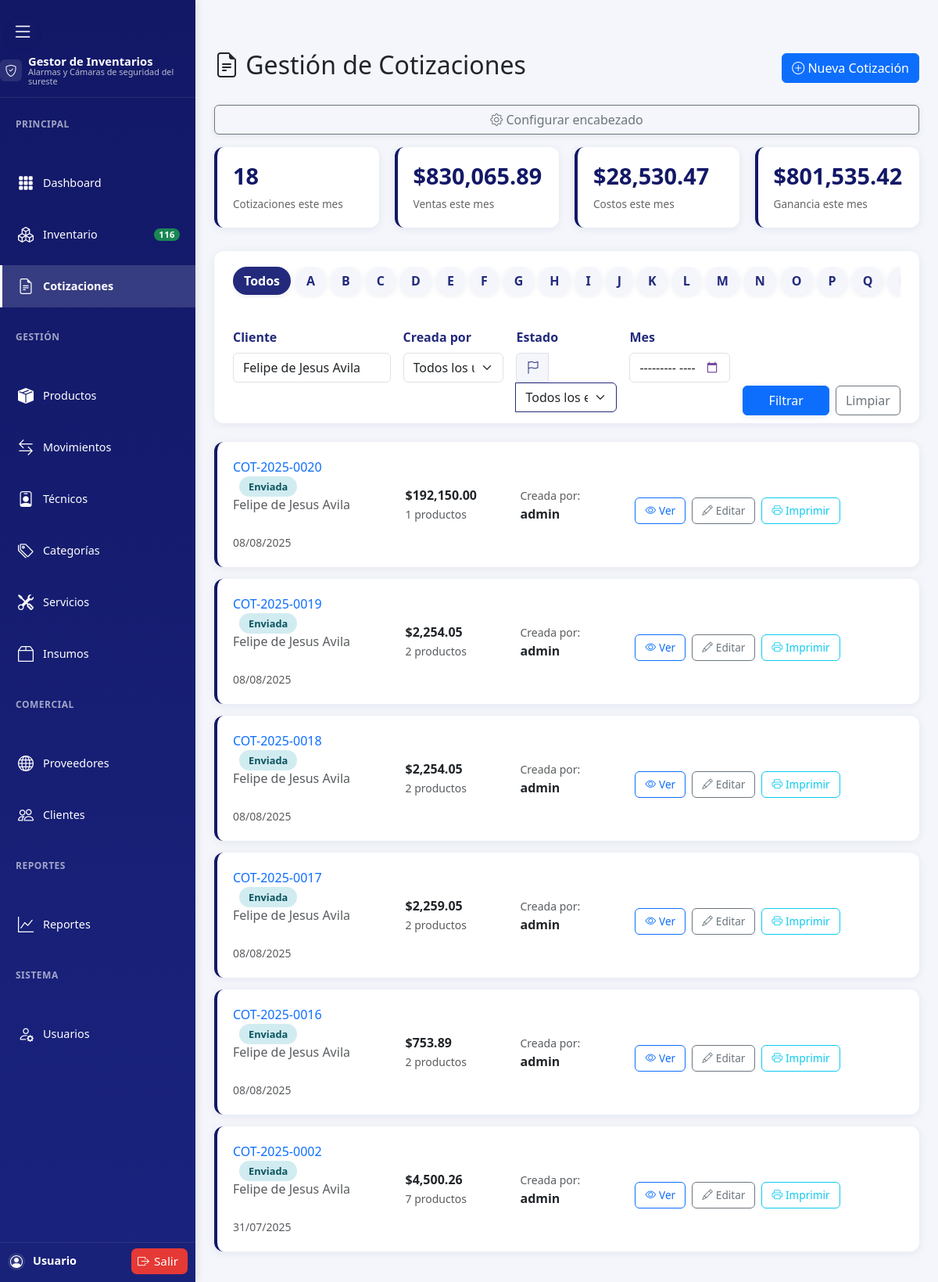
Screenshot of /cotizaciones/index.php?cliente=Felipe+de+Jesus+Avila (signed in) with the database file from the repository.
### tables this page shows
CREATE TABLE `cotizaciones` (
  `cotizacion_id` int(11) NOT NULL,
  `numero_cotizacion` varchar(20) NOT NULL,
  `cliente_id` int(11) NOT NULL,
  `fecha_cotizacion` date DEFAULT NULL,
  `validez_dias` int(11) DEFAULT NULL,
  `subtotal` decimal(10,2) DEFAULT NULL,
  `descuento_porcentaje` decimal(5,2) DEFAULT NULL,
  `descuento_monto` decimal(10,2) DEFAULT NULL,
  `total` decimal(10,2) DEFAULT NULL,
  `condiciones_pago` text DEFAULT NULL,
  `observaciones` text DEFAULT NULL,
  `estado_id` int(11) NOT NULL,
  `user_id` int(11) DEFAULT NULL,
  `created_at` timestamp NOT NULL DEFAULT current_timestamp(),
  `updated_at` timestamp NOT NULL DEFAULT current_timestamp() ON UPDATE current_timestamp()
);

CREATE TABLE `est_cotizacion` (
  `est_cot_id` int(11) NOT NULL,
  `nombre_estado` varchar(50) NOT NULL
);

CREATE TABLE `clientes` (
  `cliente_id` int(11) NOT NULL,
  `nombre` varchar(100) NOT NULL,
  `telefono` varchar(20) DEFAULT NULL,
  `ubicacion` varchar(100) DEFAULT NULL,
  `email` varchar(100) DEFAULT NULL
);

CREATE TABLE `users` (
  `user_id` int(11) NOT NULL,
  `username` varchar(50) NOT NULL,
  `email` varchar(100) NOT NULL,
  `password` varchar(255) NOT NULL,
  `first_name` varchar(50) DEFAULT NULL,
  `last_name` varchar(50) DEFAULT NULL,
  `phone` varchar(20) DEFAULT NULL,
  `role_id` int(11) NOT NULL,
  `custom_permissions` longtext DEFAULT NULL CHECK (json_valid(`custom_permissions`)),
  `is_active` tinyint(1) DEFAULT 1,
  `last_login` timestamp NULL DEFAULT NULL,
  `created_at` timestamp NOT NULL DEFAULT current_timestamp(),
  `updated_at` timestamp NOT NULL DEFAULT current_timestamp() ON UPDATE current_timestamp()
);

### cotizaciones/index.php (the view, shortened to what this page needs)
<?php
require_once '../connection.php';
$filtro_cliente = isset($_GET['cliente']) ? trim($_GET['cliente']) : '';
$filtro_mes = isset($_GET['mes']) ? $_GET['mes'] : '';
$cotizaciones_por_pagina = 20;
$pagina_actual = isset($_GET['pagina']) ? max(1, intval($_GET['pagina'])) : 1;
$offset = ($pagina_actual - 1) * $cotizaciones_por_pagina;
$mostrar_solo_mes_actual = false;
$where_conditions = [];
$params = [];
$param_types = '';
if ($filtro_cliente) {
    $where_conditions[] = "cl.nombre LIKE ?";
    $params[] = "%$filtro_cliente%";
    $param_types .= 's';
}
$where_clause = !empty($where_conditions) ? 'WHERE ' . implode(' AND ', $where_conditions) : '';
$query = "
    SELECT
        c.*,
        u.username as usuario_nombre,
        cl.nombre as cliente_nombre_real,
        cl.telefono as cliente_telefono_real,
        cl.ubicacion as cliente_direccion_real,
        COUNT(cp.cotizacion_producto_id) as total_productos,
        SUM(cp.precio_total) as subtotal_productos,
        ec.nombre_estado as estado
    FROM cotizaciones c
    LEFT JOIN users u ON c.user_id = u.user_id
    LEFT JOIN clientes cl ON c.cliente_id = cl.cliente_id
    LEFT JOIN cotizaciones_productos cp ON c.cotizacion_id = cp.cotizacion_id
    LEFT JOIN est_cotizacion ec ON c.estado_id = ec.est_cot_id
    $where_clause
    GROUP BY c.cotizacion_id
    ORDER BY c.created_at DESC
    LIMIT $cotizaciones_por_pagina OFFSET $offset
";
$stmt = $mysqli->prepare($query);
if (!empty($params)) {
    $stmt->bind_param($param_types, ...$params);
}
$stmt->execute();
$cotizaciones = $stmt->get_result();
$mes_stats_inicio = '';
$mes_stats_fin = '';
$mes_mostrado = '';
if ($filtro_mes) {
    $mes_stats_inicio = $filtro_mes . '-01';
    $mes_stats_fin = date('Y-m-t', strtotime($mes_stats_inicio));
    $meses_esp = [
        'January' => 'Enero', 'February' => 'Febrero', 'March' => 'Marzo',
        'April' => 'Abril', 'May' => 'Mayo', 'June' => 'Junio',
        'July' => 'Julio', 'August' => 'Agosto', 'September' => 'Septiembre',
        'October' => 'Octubre', 'November' => 'Noviembre', 'December' => 'Diciembre'
    ];
    $fecha_temp = DateTime::createFromFormat('Y-m', $filtro_mes);
    $mes_eng = $fecha_temp->format('F Y');
    $mes_mostrado = str_replace(array_keys($meses_esp), array_values($meses_esp), $mes_eng);
} else {
    $mes_stats_inicio = date('Y-m-01');
    $mes_stats_fin = date('Y-m-t');
    $mes_mostrado = 'este mes';
}
$stats_query = "
    SELECT
        COUNT(*) as total_cotizaciones,
        SUM(CASE WHEN estado_id != 4 THEN total ELSE 0 END) as total_valor,
        AVG(CASE WHEN estado_id != 4 THEN total ELSE NULL END) as promedio_valor
    FROM cotizaciones
    WHERE estado_id != 4
    AND fecha_cotizacion BETWEEN '$mes_stats_inicio' AND '$mes_stats_fin'
";
$stats_result = $mysqli->query($stats_query);
$stats = $stats_result->fetch_assoc();
$costos_query = "
    SELECT
        SUM(
            CASE
                WHEN p.tipo_gestion = 'bobina' THEN
                    (p.cost_price / 305) * cp.cantidad
                ELSE
                    p.cost_price * cp.cantidad
            END
        ) as costo_total_productos
    FROM cotizaciones c
    LEFT JOIN cotizaciones_productos cp ON c.cotizacion_id = cp.cotizacion_id
    LEFT JOIN products p ON cp.product_id = p.product_id
    WHERE c.estado_id != 4
    AND c.fecha_cotizacion BETWEEN '$mes_stats_inicio' AND '$mes_stats_fin'
    AND p.cost_price IS NOT NULL
";
$costos_result = $mysqli->query($costos_query);
$costo_total_mes = $costos_result->fetch_assoc()['costo_total_productos'] ?? 0;
$ganancia_mes = ($stats['total_valor'] ?? 0) - $costo_total_mes;
?>
<!DOCTYPE html>
<html lang="es">
<head>
    <link rel="stylesheet" href="../assets/css/style.css">
    <link rel="stylesheet" href="https://cdn.jsdelivr.net/npm/bootstrap-icons@1.11.3/font/bootstrap-icons.css">
    <link href="https://cdn.jsdelivr.net/npm/bootstrap@5.3.2/dist/css/bootstrap.min.css" rel="stylesheet">
</head>
<body>
    <?php include '../includes/sidebar.php'; ?>
    <main class="main-content">
        <div class="d-flex justify-content-between align-items-center mb-4">
            <h2><i class="bi bi-file-earmark-text"></i> Gestión de Cotizaciones</h2>
            <div>
                <a href="crear.php" class="btn btn-primary">
                    <i class="bi bi-plus-circle"></i> Nueva Cotización
                </a>
            </div>
        </div>
        <div class="d-flex justify-content-end mb-3">
            <button class="btn btn-outline-secondary" id="btnConfigEncabezado"><i class="bi bi-gear"></i> Configurar encabezado</button>
        </div>
        <div id="estadisticasContainer">
            <div class="stats-cards">
                <div class="stat-card">
                    <h3><?= $stats['total_cotizaciones'] ?></h3>
                    <p>Cotizaciones <?= $mes_mostrado ?></p>
                </div>
                <div class="stat-card">
                    <h3>$<?= number_format($stats['total_valor'] ?? 0, 2) ?></h3>
                    <p>Ventas <?= $mes_mostrado ?></p>
                </div>
                <div class="stat-card">
                    <h3>$<?= number_format($costo_total_mes, 2) ?></h3>
                    <p>Costos <?= $mes_mostrado ?></p>
                </div>
                <div class="stat-card">
                    <h3>$<?= number_format($ganancia_mes, 2) ?></h3>
                    <p>Ganancia <?= $mes_mostrado ?></p>
                </div>
            </div>
        </div>
        <div class="filtros-container">
            <form method="GET" class="row g-3 flex-grow-1" id="formFiltrosCotizaciones" autocomplete="off" style="width:100%;">
                <div class="col-12">
                    <div class="abc-bar" id="abcBar">
                        <button type="button" class="abc-btn" data-letra="" id="btnLetraTodos">Todos</button>
                        <?php foreach (range('A', 'Z') as $letra): ?>
                            <button type="button" class="abc-btn" data-letra="<?= $letra ?>" id="btnLetra<?= $letra ?>"><?= $letra ?></button>
                        <?php endforeach; ?>
                    </div>
                </div>
                <div class="col-md-3 col-12">
                    <label class="form-label">Cliente</label>
                    <input type="text" name="cliente" id="filtroCliente" class="form-control" value="<?= htmlspecialchars($filtro_cliente) ?>" placeholder="Buscar por cliente">
                </div>
                <div class="col-md-2 col-6">
                    <label class="form-label">Creada por</label>
                    <select name="usuario" id="filtroUsuario" class="form-select">
                        <option value="">Todos los usuarios</option>
                    </select>
                </div>
                <div class="col-md-2 col-6">
                    <label class="form-label">Estado</label>
                    <div class="input-group">
                        <span class="input-group-text" style="background:#f4f6fb;color:#232a7c;"><i class="bi bi-flag"></i></span>
                        <select name="estado_id" id="filtroEstado" class="form-select" style="border-color:#232a7c;">
                            <option value="">Todos los estados</option>
                        </select>
                    </div>
                </div>
                <div class="col-md-2 col-6">
                    <label class="form-label">Mes</label>
                    <input type="month" name="mes" id="filtroMes" class="form-control"
                           value="<?= $mostrar_solo_mes_actual ? '' : $filtro_mes ?>"
                           min="2020-01" max="2035-12"
                           title="Selecciona año y mes (2020-2035)">
                </div>
                <div class="col-md-3 col-12 d-flex align-items-end gap-2">
                    <button type="submit" class="btn btn-primary">Filtrar</button>
                    <a href="index.php" class="btn btn-outline-secondary">Limpiar</a>
                </div>
            </form>
        </div>
        <div id="cotizacionesLista">
            <?php include __DIR__ . '/partials/lista.php'; ?>
        </div>
    </main>
    <div class="position-fixed bottom-0 end-0 p-3" style="z-index: 1100">
    </div>
</body>
</html>

### cotizaciones/partials/lista.php (shortened to what this page needs)
<?php if (isset($cotizaciones) && $cotizaciones->num_rows > 0): ?>
    <?php while ($cot = $cotizaciones->fetch_assoc()): ?>
        <div class="cotizacion-card">
            <div class="row align-items-center">
                <div class="col-md-3">
                    <a href="ver.php?id=<?= $cot['cotizacion_id'] ?>" class="text-decoration-none">
                        <?= htmlspecialchars($cot['numero_cotizacion']) ?>
                    </a>
                    <span class="estado-badge estado-<?= strtolower($cot['estado']) ?> ms-2">
                        <?= htmlspecialchars($cot['estado']) ?>
                    </span>
                    <p class="text-muted mb-0"><?= htmlspecialchars($cot['cliente_nombre_real'] ?? $cot['cliente_nombre']) ?></p>
                    <small class="text-muted"><?= htmlspecialchars($cot['cliente_telefono_real'] ?? $cot['cliente_telefono']) ?></small><br>
                    <small class="text-muted"><?= date('d/m/Y', strtotime($cot['fecha_cotizacion'])) ?></small>
                </div>
                <div class="col-md-2">
                    <strong>$<?= number_format($cot['total'], 2) ?></strong>
                    <br><small class="text-muted"><?= $cot['total_productos'] ?> productos</small>
                </div>
                <div class="col-md-2">
                    <small class="text-muted">Creada por:</small><br>
                    <strong><?= htmlspecialchars($cot['usuario_nombre'] ?? 'Sistema') ?></strong>
                </div>
                <div class="col-md-3">
                    <div class="acciones-cotizacion">
                        <a href="ver.php?id=<?= $cot['cotizacion_id'] ?>" class="btn-accion btn btn-outline-primary">
                            <i class="bi bi-eye"></i> Ver
                        </a>
                        <a href="editar.php?id=<?= $cot['cotizacion_id'] ?>" class="btn-accion btn btn-outline-secondary">
                            <i class="bi bi-pencil"></i> Editar
                        </a>
                        <a href="ver.php?id=<?= $cot['cotizacion_id'] ?>&imprimir=1" class="btn-accion btn btn-outline-info" target="_blank">
                            <i class="bi bi-printer"></i> Imprimir
                        </a>
                    </div>
                </div>
            </div>
        </div>
    <?php endwhile; ?>
<?php endif; ?>

### assets/css/style.css (style rules this page uses)
* { margin: 0; padding: 0; box-sizing: border-box; }
body { font-family: 'Montserrat', 'Segoe UI', Tahoma, Geneva, Verdana, sans-serif; background-color: #f4f6fb; color: #232a7c; line-height: 1.6; display: flex; min-height: 100vh; }
.main-content { margin-left: 250px; margin-top: 0; width: calc(100% - 250px); padding: 32px 32px 24px 32px; transition: margin-left 0.25s cubic-bezier(.4,2,.6,1), width 0.25s cubic-bezier(.4,2,.6,1); box-sizing: border-box; }
h2 { text-align: center; margin-bottom: 24px; color: #121866; font-size: 2rem; font-weight: 700; }
form label { display: block; margin: 12px 0 6px; font-weight: 600; color: #121866; }
form input, form select { width: 100%; padding: 11px; border: 1.5px solid #cfd8dc; border-radius: 7px; font-size: 15px; margin-bottom: 4px; background: #f7f9fc; transition: border 0.2s; }
button { width: 100%; margin-top: 22px; padding: 12px; background-color: #121866; color: #fff; border: none; border-radius: 7px; font-size: 17px; font-weight: 600; cursor: pointer; box-shadow: 0 2px 8px rgba(18,24,102,0.08); transition: background-color 0.2s, box-shadow 0.2s; }

### cotizaciones/index.php (style rules this page uses)
body { background: #f4f6fb; }
.main-content { margin-top: 40px; margin-left: 250px; padding: 24px; width: calc(100vw - 250px); box-sizing: border-box; }
.stats-cards { display: grid; grid-template-columns: repeat(auto-fit, minmax(180px, 1fr)); gap: 20px; margin-bottom: 30px; }
.stat-card { background: #fff; border-radius: 12px; padding: 20px; box-shadow: 0 2px 12px rgba(18,24,102,0.07); border-left: 4px solid #121866; }
.stat-card h3 { font-size: 1.8rem; font-weight: 700; color: #121866; margin: 0 0 8px 0; }
.stat-card p { color: #666; margin: 0; font-size: 0.85rem; }
.filtros-container { background: #fff; border-radius: 12px; padding: 20px 24px 10px 24px; margin-bottom: 24px; box-shadow: 0 2px 12px rgba(18,24,102,0.07); display: flex; flex-wrap: wrap; gap: 18px; align-items: end; }
.filtros-container .form-label { font-weight: 600; color: #232a7c; }
.filtros-container .form-select, .filtros-container .form-control { min-width: 120px; }
input[type="month"] { cursor: pointer; }
.cotizacion-card { background: #fff; border-radius: 12px; padding: 20px; margin-bottom: 15px; box-shadow: 0 2px 12px rgba(18,24,102,0.07); border-left: 4px solid #121866; transition: transform 0.2s ease; }
.estado-badge { padding: 4px 12px; border-radius: 20px; font-size: 0.8rem; font-weight: 600; }
.estado-enviada { background: #d1ecf1; color: #0c5460; }
.acciones-cotizacion { display: flex; gap: 8px; margin-top: 15px; }
.btn-accion { padding: 6px 12px; border-radius: 6px; font-size: 0.85rem; text-decoration: none; display: inline-flex; align-items: center; gap: 4px; }
.abc-bar { display: flex; gap: 6px; overflow-x: auto; padding-bottom: 4px; margin-bottom: 10px; scrollbar-width: thin; }
.abc-btn { border: none; background: #f4f6fb; color: #232a7c; font-weight: 600; border-radius: 20px; padding: 6px 14px; cursor: pointer; transition: background 0.15s, color 0.15s; font-size: 1rem; outline: none; }
.abc-btn.active, .abc-btn:focus { background: #232a7c; color: #fff; }

### rows the page displays
cotizaciones: numero_cotizacion "COT-2025-0020", est_cotizacion.nombre_estado "Enviada", cliente.nombre "Felipe de Jesus Avila", fecha_cotizacion "08/08/2025", total "192,150.00", total_productos "1", user.username "admin"
cotizaciones: numero_cotizacion "COT-2025-0019", est_cotizacion.nombre_estado "Enviada", cliente.nombre "Felipe de Jesus Avila", fecha_cotizacion "08/08/2025", total "2,254.05", total_productos "2", user.username "admin"
cotizaciones: numero_cotizacion "COT-2025-0018", est_cotizacion.nombre_estado "Enviada", cliente.nombre "Felipe de Jesus Avila", fecha_cotizacion "08/08/2025", total "2,254.05", total_productos "2", user.username "admin"
cotizaciones: numero_cotizacion "COT-2025-0017", est_cotizacion.nombre_estado "Enviada", cliente.nombre "Felipe de Jesus Avila", fecha_cotizacion "08/08/2025", total "2,259.05", total_productos "2", user.username "admin"
cotizaciones: numero_cotizacion "COT-2025-0016", est_cotizacion.nombre_estado "Enviada", cliente.nombre "Felipe de Jesus Avila", fecha_cotizacion "08/08/2025", total "753.89", total_productos "2", user.username "admin"
cotizaciones: numero_cotizacion "COT-2025-0002", est_cotizacion.nombre_estado "Enviada", cliente.nombre "Felipe de Jesus Avila", fecha_cotizacion "31/07/2025", total "4,500.26", total_productos "7", user.username "admin"

### other values shown
$total_products "116"
$stats['total_cotizaciones'] "18"
$mes_mostrado "este mes"
$stats['total_valor'] "830,065.89"
$costo_total_mes "28,530.47"
$ganancia_mes "801,535.42"
$letra "A"
$letra "B"
$letra "C"
$letra "D"
$letra "E"
$letra "F"
$letra "G"
$letra "H"
$letra "I"
